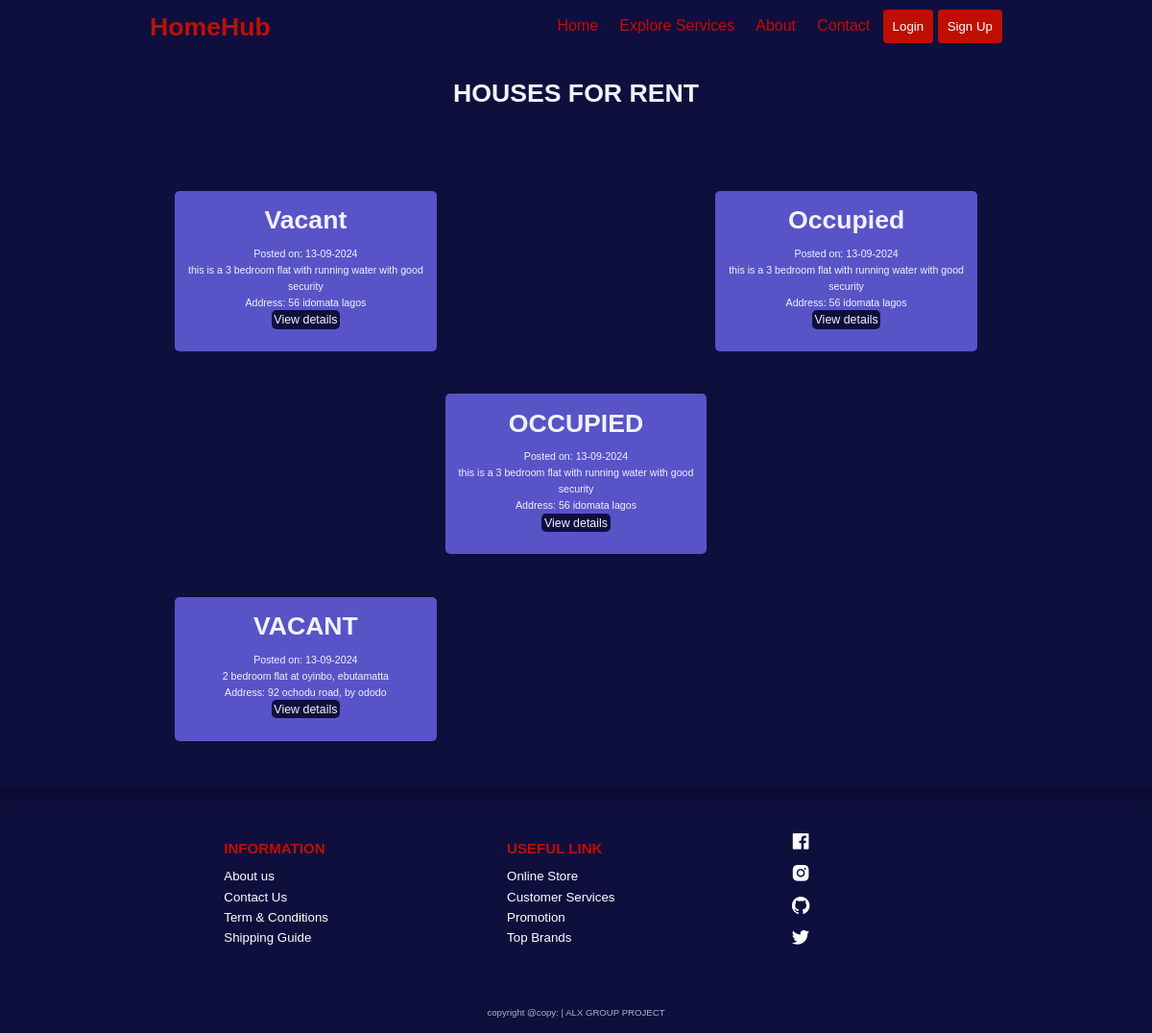
The app's page /posts/, older data.
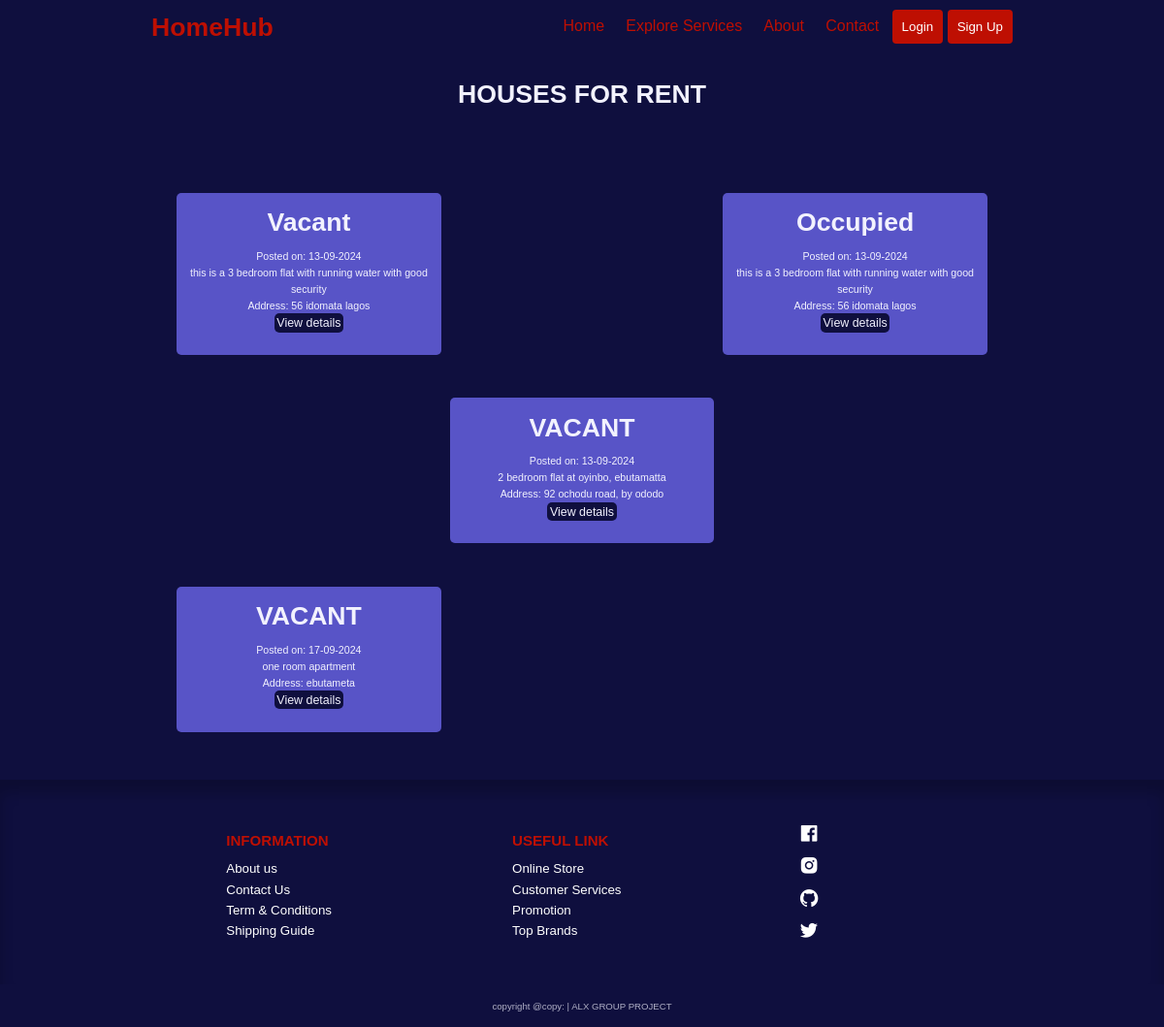
The same page, newer data.
### app/models.py (models this page shows)
class Post(db.Model):
    id = db.Column(db.Integer, primary_key=True)
    description = db.Column(db.Text, nullable=False)
    status = db.Column(db.String(10), nullable=False)
    country = db.Column(db.String(20))
    state = db.Column(db.String(20))
    city = db.Column(db.String(20), nullable=False)
    address = db.Column(db.String(100), nullable=False)
    user_id = db.Column(
        db.Integer, db.ForeignKey('user.id'), nullable=False)
    posted_time = db.Column(
        db.DateTime, nullable=False, default=lambda: datetime.now(timezone.utc))
    images = db.relationship(
        'PostImage', backref='post', lazy=True)

### app/routes.py (the view)
@app.route('/posts/')
def all_post():
    posts = Post.query.all()
    return render_template('posts.html', title='post page', posts=posts)

### app/routes.py (called while the page is built)
@app.before_request
def before_request():
    if current_user.is_authenticated:
        current_user.last_seen = datetime.now(timezone.utc)
        db.session.commit()

### app/templates/posts.html (shortened to what this page needs)
{% extends 'base.html' %}
    {% block content %}
    <section class="empty__page-details">
        <h1 class="details__head">HOUSES FOR RENT</h1>
        <div class="empty__page-info">
            {% if posts %}
                {% for post in posts %}
                    <div class="empty__page-inner">
                        <div class="details__each">
                            <h1>{{ post.status }}</h1>
                            <p>Posted on: {{ post.posted_time.strftime('%d-%m-%Y') }}</p>
                            <p>{{ post.description }}</p>
                            <p>Address: {{ post.address }}</p>
                            <div class="view__details">
                                <a href="{{ url_for('single_post', post_id=post.id) }}">View details</a>
                            </div>
                        </div>
                    </div>
                <hr>
                {% endfor %}
            {% endif %}
        </div>
    </section>
    {% endblock content %}

### app/templates/base.html (shortened to what this page needs)
</html><!DOCTYPE html>
<html lang="en">
  <head>
    <link
      href="https://unpkg.com/boxicons@2.0.7/css/boxicons.min.css"
      rel="stylesheet"
    />
    <link
      rel="stylesheet"
      href="https://cdnjs.cloudflare.com/ajax/libs/font-awesome/5.15.3/css/all.min.css"
    />
    <link rel="stylesheet" href="{{ url_for('static', filename='css/styles.css') }}">
  </head>
  <body>
    <div class="navigation">
        <div class="nav-center container d-flex">
          <a href="#" class="logo"><h1>HomeHub</h1></a>
          <ul class="nav-list d-flex">
            <li class="nav-item">
              <a href="{{ url_for('home') }}" class="nav-link">Home</a>
          </li>
            <li class="nav-item">
              <a href="{{ url_for('all_post') }}" class="nav-link">Explore Services</a>
          </li>
          <li class="nav-item">
              <a href="./about.html" class="nav-link">About</a>
          </li>
          <li class="nav-item">
              <a href="./contact.html" class="nav-link">Contact</a>
          </li>
            {% if current_user.is_authenticated %}
              <li class="nav-item">
                  <a href="{{ url_for('logout') }}" class="nav_sign">logout</a>
              </li>
              <li class="nav-item">
                  <a href="{{ url_for('account') }}" class="nav_sign">Account</a>
              </li>
            {% else %}
            <li class="nav-item">
              <a href="{{ url_for('login') }}" class="nav_sign">Login</a>
          </li>
          <li class="nav-item">
              <a href="{{ url_for('register') }}" class="nav_sign">Sign Up</a>
          </li>
            {% endif %}
          </ul>
        </div>
    </div>
    {% block content %}
    {% endblock content %}
    <footer class="footer">
      <div class="row">
        <div class="col d-flex">
            <h2>INFORMATION</h2>
            <a href="./about.html">About us</a>
            <a href="./contact.html">Contact Us</a>
            <a href="#">Term & Conditions</a>
            <a href="#">Shipping Guide</a>
        </div>
        <div class="col d-flex">
            <h2>USEFUL LINK</h2>
            <a href="#">Online Store</a>
            <a href="#">Customer Services</a>
            <a href="#">Promotion</a>
            <a href="#">Top Brands</a>
        </div>
        <div class="col d-flex">
            <span><i class="bx bxl-facebook-square"></i></span>
            <span><i class="bx bxl-instagram-alt"></i></span>
            <span><i class="bx bxl-github"></i></span>
            <span><i class="bx bxl-twitter"></i></span>
        </div>
      </div>
    </footer>
  <div class="footer__copyright">
      <small>copyright @copy: | ALX GROUP PROJECT</small>
  </div>
  </body>
</html>

### app/static/css/styles.css (style rules this page uses)
:root { --white: #fff; --black: #222; --green: #be0f02; --grey1: #f0f0f0; --grey2: #e9d7d3; }
*, *::before, *::after { margin: 0; padding: 0; box-sizing: inherit; }
html { box-sizing: border-box; font-size: 55.5%; scroll-behavior: smooth; }
body { font-family: "Roboto", sans-serif; font-size: 1.6rem; background-color: var(--white); font-weight: 400; font-style: normal; }
a { text-decoration: none; }
li { list-style: none; }
.d-flex { display: flex; align-items: center; }
.navigation { position: relative; z-index: 2; height: 6rem; line-height: 6rem; }
.nav-center { justify-content: space-between; }
.logo h1 { color: var(--green); }
.nav-center .nav-item:not(:last-child) { margin-right: 0.5rem; }
.nav-center .nav-link { font-size: 1.8rem; padding: 1rem; color: var(--green); }
.nav_sign { background-color: var(--green); padding: 10px; font-size: 1.5rem; color: var(--white); border-radius: 4px; }
.footer { padding: 5rem 3rem 5rem 20rem; background-color: var(--color-bg); box-shadow: inset 0 1.5rem 1.5rem rgba(0, 0, 0, 0.2); }
footer .row { display: grid; grid-template-columns: 1fr 1fr 1fr; max-width: 99.6rem; margin: 0 auto; }
.footer .col { flex-direction: column; color: var(--white); align-items: flex-start; }
.footer .col h2 { color: var(--green); }
.footer .col:last-child { flex-direction: column; justify-content: space-between; }
.footer .col:last-child span { font-size: 2.5rem; margin-right: 0.5rem; color: var(--white); }
.footer .col a { color: var(--white); font-size: 1.5rem; font-weight: 300; }
:root { --color-primary: #6f6af8; --color-primary-light: hsl(242, 91%, 69%, 18%); --color-primary-variant: #5854c7; --color-red: #da0f3f; --color-red-light: hsl(346, 87%, 46%, 15%); --color-green: #00c476; --color-green-light: hsl(156, 100%, 38%, 15%); --color-gray-900: #1e1e66; --color-gray-700: #2d2b7c; --color-gray-300: rgba(242, 242, 254, 0.3); --color-gray-200: rgba(242, 242, 254, 0.7); --color-white: #f2f2fe; --color-bg: #0f0f3e; --transition: all 300ms ease; --container-width-lg: 74%; --container-width-md: 88%; --form-width: 40%; --card-border-radius-1: 0.3rem; --card-border-radius-2: 0.5rem; --card-border-radius-3: 0.8rem; --card-border-radius-4: 2rem; --card-border-radius-5: 5rem; }
* { margin: 0; padding: 0; outline: 0; border: 0; appearance: 0; list-style: none; text-decoration: none; box-sizing: border-box; }
body { font-family: 'Montserrat', sans-serif; line-height: 1.6; color: var(--color-gray-200); overflow-x: hidden; background: var(--color-bg); font-size: 0.9rem; }
.container { width: var(--container-width-lg); max-width: 80%; margin-inline: auto; }
section { margin-top: 3rem; width: 100vw; }
h1, h2, h3, h4, h5 { color: var(--color-white); line-height: 1.3; }
h1 { font-size: 3rem; margin: 1rem 0; }
h2 { font-size: 1.7rem; margin: 1rem 0; }
a { color: var(--color-white); transition: var(--transition); }
footer { background: var(--color-bg); padding: 5rem 0 0; box-shadow: inset 0 1.5rem 1.5rem rgba(0, 0, 0, 0.2); }
.footer__copyright { text-align: center; padding: 1.5rem 0; font-size: 1.3rem; border-top: 2px solid var(--color-bg); }
.details__head { text-align: center; }
.empty__page-info { margin: 5rem 20rem; display: grid; grid-template-columns: repeat(3, 1fr); }
.empty__page-inner { padding: 0.5rem; font-size: 1rem; display: grid; gap: 1.2rem; margin-top: 4rem; }
.details__each { width: 100%; height: 100%; background-color: var(--color-primary-variant); padding: 0.5rem; margin-bottom: 2rem; border-radius: 5px; text-align: center; }
.details__each p { color: var(--color-white); font-size: 1.2rem; font-family: sans-serif; }
.view__details { display: inline; font-size: 1.4rem; background-color: var(--color-bg); color: var(--color-white); padding: 0.3rem; border-radius: 5px; }

Row changes from the older to the newer data that the page shows:
removed Post: status "OCCUPIED", posted_time "13-09-2024", description "this is a 3 bedroom flat with running water with good security", address "56 idomata lagos"
added Post: status "VACANT", posted_time "17-09-2024", description "one room apartment", address "ebutameta"
